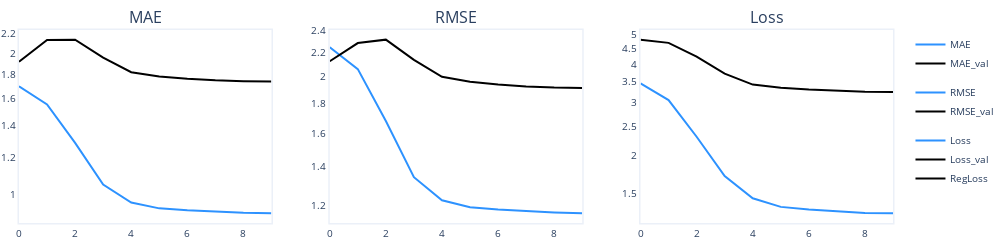

Source (notebook cell):
### Code cell
create_metrics_plot(metrics)

### Figure 1 — Plotly figure (JSON) as saved in the notebook; plotly's stock layout.template omitted (floating-point values rounded to 4 significant figures)
{"data": [{"legendgroup": "MAE", "line": {"color": "#2d92ff", "width": 2}, "mode": "lines", "name": "MAE", "type": "scatter", "xaxis": "x", "y": [1.699, 1.554, 1.287, 1.049, 0.9604, 0.9331, 0.9245, 0.9178, 0.9132, 0.9105], "yaxis": "y"}, {"legendgroup": "MAE", "line": {"color": "black", "width": 2}, "mode": "lines", "name": "MAE_val", "type": "scatter", "xaxis": "x", "y": [1.917, 2.134, 2.136, 1.955, 1.821, 1.783, 1.764, 1.749, 1.742, 1.739], "yaxis": "y"}, {"legendgroup": "RMSE", "line": {"color": "#2d92ff", "width": 2}, "mode": "lines", "name": "RMSE", "type": "scatter", "xaxis": "x2", "y": [2.25, 2.063, 1.68, 1.344, 1.227, 1.193, 1.183, 1.174, 1.169, 1.165], "yaxis": "y2"}, {"legendgroup": "RMSE", "line": {"color": "black", "width": 2}, "mode": "lines", "name": "RMSE_val", "type": "scatter", "xaxis": "x2", "y": [2.128, 2.287, 2.318, 2.14, 2.001, 1.962, 1.941, 1.926, 1.918, 1.914], "yaxis": "y2"}, {"legendgroup": "Loss", "line": {"color": "#2d92ff", "width": 2}, "mode": "lines", "name": "Loss", "type": "scatter", "xaxis": "x3", "y": [3.457, 3.047, 2.306, 1.71, 1.445, 1.354, 1.327, 1.31, 1.292, 1.289], "yaxis": "y3"}, {"legendgroup": "Loss", "line": {"color": "black", "width": 2}, "mode": "lines", "name": "Loss_val", "type": "scatter", "xaxis": "x3", "y": [4.821, 4.705, 4.24, 3.722, 3.426, 3.345, 3.299, 3.265, 3.247, 3.24], "yaxis": "y3"}, {"legendgroup": "Loss", "line": {"color": "black", "width": 2}, "mode": "lines", "name": "RegLoss", "type": "scatter", "xaxis": "x3", "y": [0, 0, 0, 0, 0, 0, 0, 0, 0, 0], "yaxis": "y3"}], "layout": {"annotations": [{"font": {"size": 16}, "showarrow": false, "text": "MAE", "x": 0.1444, "xanchor": "center", "xref": "paper", "y": 1, "yanchor": "bottom", "yref": "paper"}, {"font": {"size": 16}, "showarrow": false, "text": "RMSE", "x": 0.5, "xanchor": "center", "xref": "paper", "y": 1, "yanchor": "bottom", "yref": "paper"}, {"font": {"size": 16}, "showarrow": false, "text": "Loss", "x": 0.8556, "xanchor": "center", "xref": "paper", "y": 1, "yanchor": "bottom", "yref": "paper"}], "autosize": true, "font": {"size": 10}, "height": 200, "margin": {"b": 0, "l": 0, "pad": 0, "r": 10, "t": 30}, "title": {"font": {"size": 10}}, "width": 1000, "xaxis": {"anchor": "y", "domain": [0, 0.2889], "linewidth": 1.5, "mirror": true, "showgrid": false, "showline": true}, "xaxis2": {"anchor": "y2", "domain": [0.3556, 0.6444], "linewidth": 1.5, "mirror": true, "showgrid": false, "showline": true}, "xaxis3": {"anchor": "y3", "domain": [0.7111, 1], "linewidth": 1.5, "mirror": true, "showgrid": false, "showline": true}, "yaxis": {"anchor": "x", "domain": [0, 1], "linewidth": 1.5, "mirror": true, "rangemode": "tozero", "showgrid": false, "showline": true, "type": "log"}, "yaxis2": {"anchor": "x2", "domain": [0, 1], "linewidth": 1.5, "mirror": true, "rangemode": "tozero", "showgrid": false, "showline": true, "type": "log"}, "yaxis3": {"anchor": "x3", "domain": [0, 1], "linewidth": 1.5, "mirror": true, "rangemode": "tozero", "showgrid": false, "showline": true, "type": "log"}}}
